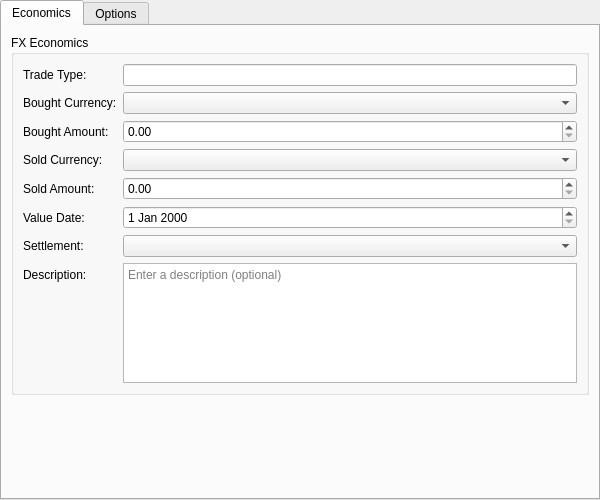
<?xml version="1.0" encoding="UTF-8"?>
<ui version="4.0">
 <class>FxInstrumentForm</class>
 <widget class="QWidget" name="FxInstrumentForm">
  <property name="geometry">
   <rect>
    <x>0</x>
    <y>0</y>
    <width>600</width>
    <height>500</height>
   </rect>
  </property>
  <layout class="QVBoxLayout" name="rootLayout">
   <property name="leftMargin"><number>0</number></property>
   <property name="topMargin"><number>0</number></property>
   <property name="rightMargin"><number>0</number></property>
   <property name="bottomMargin"><number>0</number></property>
   <item>
    <widget class="QTabWidget" name="subTabWidget">
     <property name="currentIndex"><number>0</number></property>
     <widget class="QWidget" name="economicsTab">
      <attribute name="title">
       <string>Economics</string>
      </attribute>
      <layout class="QVBoxLayout" name="economicsLayout">
       <item>
        <widget class="QGroupBox" name="economicsGroup">
         <property name="title">
          <string>FX Economics</string>
         </property>
         <layout class="QFormLayout" name="economicsFormLayout">
          <item row="0" column="0">
           <widget class="QLabel" name="labelTradeTypeCode">
            <property name="text"><string>Trade Type:</string></property>
           </widget>
          </item>
          <item row="0" column="1">
           <widget class="QLineEdit" name="tradeTypeCodeEdit">
            <property name="readOnly"><bool>true</bool></property>
           </widget>
          </item>
          <item row="1" column="0">
           <widget class="QLabel" name="labelBoughtCurrency">
            <property name="text"><string>Bought Currency:</string></property>
           </widget>
          </item>
          <item row="1" column="1">
           <widget class="ores::qt::OreCurrencyComboBox" name="boughtCurrencyCombo"/>
          </item>
          <item row="2" column="0">
           <widget class="QLabel" name="labelBoughtAmount">
            <property name="text"><string>Bought Amount:</string></property>
           </widget>
          </item>
          <item row="2" column="1">
           <widget class="OreDoubleSpinBox" name="boughtAmountSpinBox">
            <property name="decimals"><number>2</number></property>
            <property name="minimum"><double>0.000000000000000</double></property>
            <property name="maximum"><double>999999999999.000000000000000</double></property>
            <property name="singleStep"><double>1000.000000000000000</double></property>
           </widget>
          </item>
          <item row="3" column="0">
           <widget class="QLabel" name="labelSoldCurrency">
            <property name="text"><string>Sold Currency:</string></property>
           </widget>
          </item>
          <item row="3" column="1">
           <widget class="ores::qt::OreCurrencyComboBox" name="soldCurrencyCombo"/>
          </item>
          <item row="4" column="0">
           <widget class="QLabel" name="labelSoldAmount">
            <property name="text"><string>Sold Amount:</string></property>
           </widget>
          </item>
          <item row="4" column="1">
           <widget class="OreDoubleSpinBox" name="soldAmountSpinBox">
            <property name="decimals"><number>2</number></property>
            <property name="minimum"><double>0.000000000000000</double></property>
            <property name="maximum"><double>999999999999.000000000000000</double></property>
            <property name="singleStep"><double>1000.000000000000000</double></property>
           </widget>
          </item>
          <item row="5" column="0">
           <widget class="QLabel" name="labelValueDate">
            <property name="text"><string>Value Date:</string></property>
           </widget>
          </item>
          <item row="5" column="1">
           <widget class="OreDateEdit" name="valueDateEdit"/>
          </item>
          <item row="6" column="0">
           <widget class="QLabel" name="labelSettlement">
            <property name="text"><string>Settlement:</string></property>
           </widget>
          </item>
          <item row="6" column="1">
           <widget class="QComboBox" name="settlementCombo"/>
          </item>
          <item row="7" column="0">
           <widget class="QLabel" name="labelDescription">
            <property name="text"><string>Description:</string></property>
           </widget>
          </item>
          <item row="7" column="1">
           <widget class="QPlainTextEdit" name="descriptionEdit">
            <property name="minimumSize">
             <size><width>0</width><height>60</height></size>
            </property>
            <property name="maximumSize">
             <size><width>16777215</width><height>120</height></size>
            </property>
            <property name="placeholderText">
             <string>Enter a description (optional)</string>
            </property>
           </widget>
          </item>
         </layout>
        </widget>
       </item>
       <item>
        <spacer name="economicsSpacer">
         <property name="orientation"><enum>Qt::Vertical</enum></property>
         <property name="sizeHint" stdset="0">
          <size><width>20</width><height>20</height></size>
         </property>
        </spacer>
       </item>
      </layout>
     </widget>
     <widget class="QWidget" name="optionsTab">
      <attribute name="title">
       <string>Options</string>
      </attribute>
      <layout class="QVBoxLayout" name="optionsLayout">
       <item>
        <widget class="QGroupBox" name="optionsGroup">
         <property name="title">
          <string>Option Fields</string>
         </property>
         <layout class="QFormLayout" name="optionsFormLayout">
          <item row="0" column="0">
           <widget class="QLabel" name="labelOptionType">
            <property name="text"><string>Option Type:</string></property>
           </widget>
          </item>
          <item row="0" column="1">
           <widget class="QComboBox" name="optionTypeCombo"/>
          </item>
          <item row="1" column="0">
           <widget class="QLabel" name="labelStrikePrice">
            <property name="text"><string>Strike Price:</string></property>
           </widget>
          </item>
          <item row="1" column="1">
           <widget class="OreDoubleSpinBox" name="strikePriceSpinBox">
            <property name="decimals"><number>6</number></property>
            <property name="minimum"><double>0.000000000000000</double></property>
            <property name="maximum"><double>999999.000000000000000</double></property>
            <property name="singleStep"><double>0.000100000000000</double></property>
           </widget>
          </item>
          <item row="2" column="0">
           <widget class="QLabel" name="labelExpiryDate">
            <property name="text"><string>Expiry Date:</string></property>
           </widget>
          </item>
          <item row="2" column="1">
           <widget class="OreDateEdit" name="expiryDateEdit"/>
          </item>
         </layout>
        </widget>
       </item>
       <item>
        <spacer name="optionsSpacer">
         <property name="orientation"><enum>Qt::Vertical</enum></property>
         <property name="sizeHint" stdset="0">
          <size><width>20</width><height>20</height></size>
         </property>
        </spacer>
       </item>
      </layout>
     </widget>
    </widget>
   </item>
  </layout>
 </widget>
 <customwidgets>
 <customwidget>
  <class>OreDoubleSpinBox</class>
  <extends>QDoubleSpinBox</extends>
  <header>ores.qt/OreDoubleSpinBox.hpp</header>
 </customwidget>
 <customwidget>
  <class>OreDateEdit</class>
  <extends>QDateEdit</extends>
  <header>ores.qt/OreDateEdit.hpp</header>
 </customwidget>
 <customwidget>
  <class>ores::qt::OreCurrencyComboBox</class>
  <extends>QComboBox</extends>
  <header>ores.qt/OreCurrencyComboBox.hpp</header>
 </customwidget>
</customwidgets>
<resources/>
 <connections/>
</ui>
